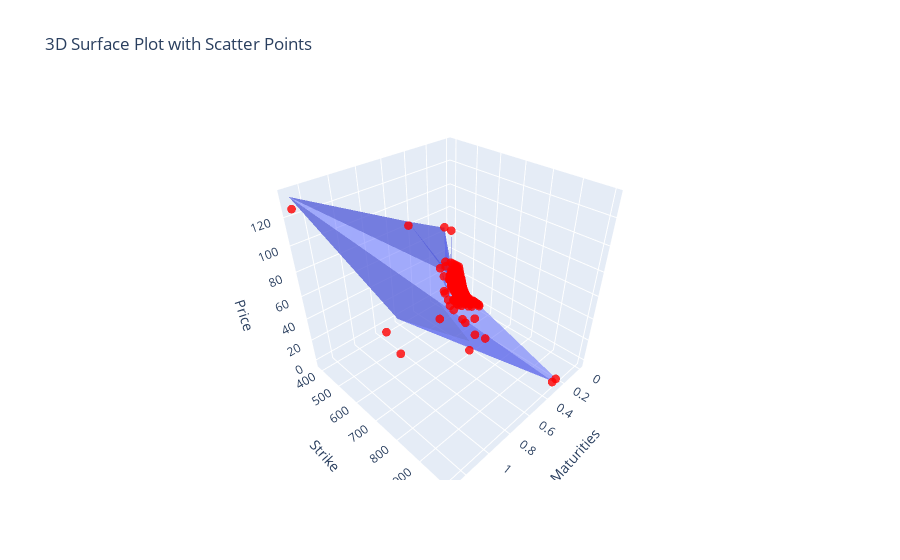

Write notebook code for a chart like this one.
### Code cell
# Visualization
fig = go.Figure(data = [go.Mesh3d(z=traded_options['MARKET_PRICE'], x=traded_options['MATURITIES'], y=traded_options['STRIKE'], colorscale='Viridis', opacity=0.55)])

# Add scatter plot
fig.add_trace(go.Scatter3d(z=traded_options['HESTON_PRICE'], x=traded_options['MATURITIES'], y=traded_options['STRIKE'], mode='markers', marker=dict(size=3, color='red', opacity=0.8)))

# Update layout
fig.update_layout(title='3D Surface Plot with Scatter Points', scene=dict(xaxis_title='Maturities', yaxis_title='Strike', zaxis_title='Price'))

# Show the figure
fig.show()

### Figure 1 — Plotly figure (JSON) as saved in the notebook; plotly's stock layout.template omitted (floating-point values rounded to 4 significant figures; data arrays with more than 128 entries replaced by an {"elided": "..."} marker saying what was removed)
{"data": [{"colorscale": [[0, "#440154"], [0.1111, "#482878"], [0.2222, "#3e4989"], [0.3333, "#31688e"], [0.4444, "#26828e"], [0.5556, "#1f9e89"], [0.6667, "#35b779"], [0.7778, "#6ece58"], [0.8889, "#b5de2b"], [1, "#fde725"]], "opacity": 0.55, "type": "mesh3d", "x": {"elided": "707 float values"}, "y": {"elided": "707 float values"}, "z": {"elided": "707 float values"}}, {"marker": {"color": "red", "opacity": 0.8, "size": 3}, "mode": "markers", "type": "scatter3d", "x": {"elided": "707 float values"}, "y": {"elided": "707 float values"}, "z": {"elided": "707 float values"}}], "layout": {"scene": {"xaxis": {"title": {"text": "Maturities"}}, "yaxis": {"title": {"text": "Strike"}}, "zaxis": {"title": {"text": "Price"}}}, "title": {"text": "3D Surface Plot with Scatter Points"}}}
